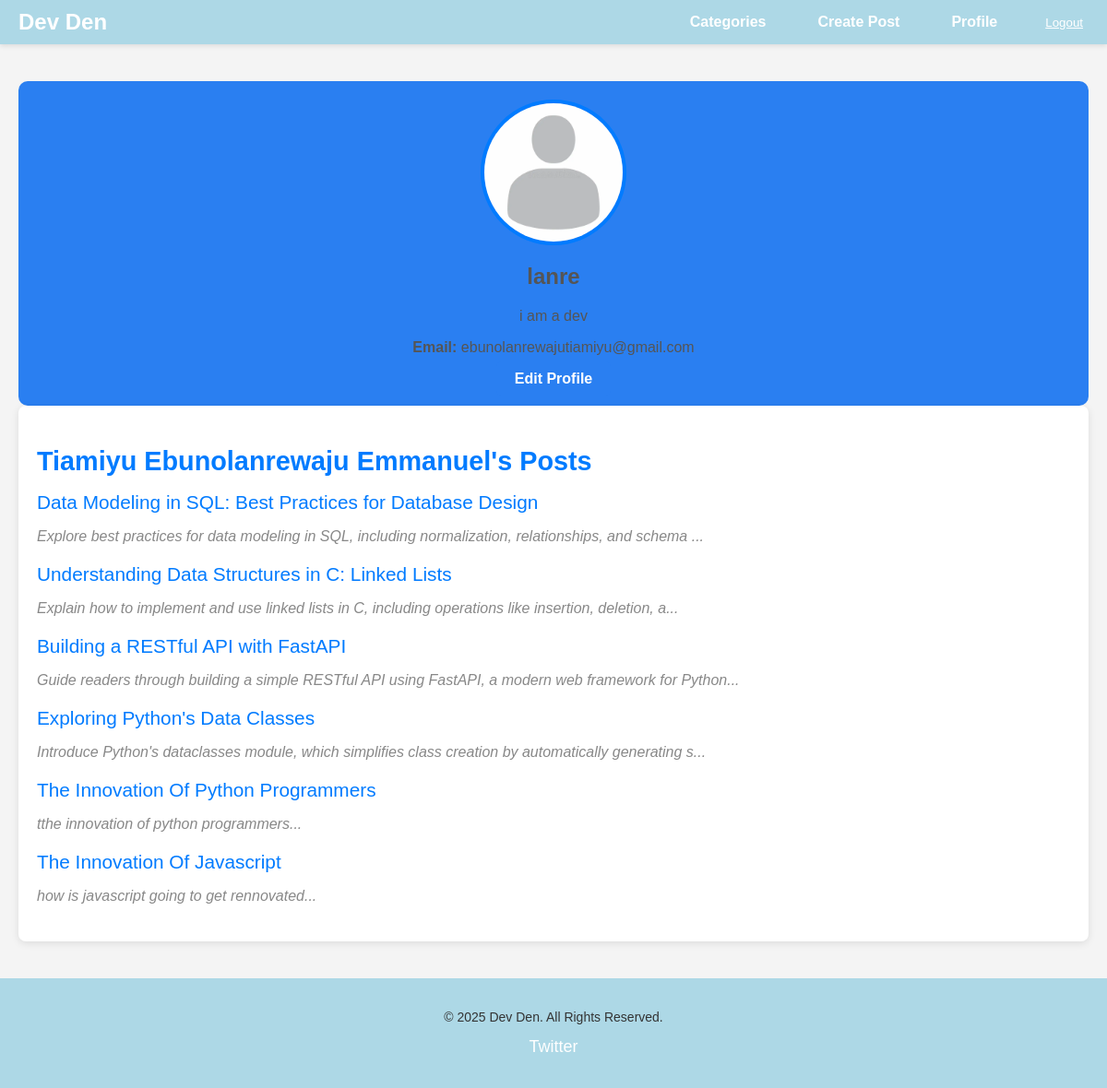
Page /profile/1/ (signed in) on the committed database.
### users/models.py (models this page shows)
class User(AbstractUser):
    full_name = models.CharField(max_length=40, null=True)
    username = models.CharField(max_length=40, null=True)
    email = models.EmailField(unique=True, null=True)
    bio = models.TextField(null=True)
    avatar = models.ImageField(null=True, default="images/profile.webp")
    USERNAME_FIELD = 'email'
    REQUIRED_FIELDS = []

### blog/models.py (models this page shows, shortened)
class BlogPost(models.Model):
    category = models.CharField(max_length=200)
    title = models.CharField(max_length=250)
    description = models.TextField(null=True, blank=True)
    created_by = models.ForeignKey(settings.AUTH_USER_MODEL, on_delete=models.CASCADE)
    image = models.ImageField(upload_to='images/', null=True, blank=True)
    updated = models.DateTimeField(auto_now=True)
    created = models.DateTimeField(auto_now_add=True)
    participants = models.ManyToManyField(settings.AUTH_USER_MODEL, related_name='participants', blank=True)
    class Meta:
        ordering = ['-created']

### users/views.py (the view)
# urls.py: path('profile/<int:pk>/', views.user_profile_view, name='user_profile'),
@login_required(login_url='users:login')
def user_profile_view(request, pk):
    user = User.objects.get(id=pk)
    posts = BlogPost.objects.filter(created_by=user)
    context = {'user':user, 'posts':posts}
    return render(request, 'users/profile.html', context)

### users/templates/users/profile.html (shortened to what this page needs)
{% extends 'users/base.html' %}
{% block content %}
    <section class="profile">
        <div class="profile-header">
            <img src="{{ user.avatar.url }}" alt="Profile Picture" class="profile-avatar" style="width: 150px; height: 150px; border-radius: 50%; object-fit: cover; margin: 0 auto; display: block; border: 4px solid #007bff;">
            <div class="profile-info">
                <h1 class='username' >{{ user.username }}</h1>
                <p>{{ user.bio }}</p>
                <p><strong>Email:</strong> {{ user.email }}</p>
                {% if request.user == user %}
                    <a href="{% url 'users:update_profile' pk=user.pk %}" class="btn">Edit Profile</a>
                {% endif %}
            </div>
        </div>
        <div class="profile-posts">
            <h2>{{ user.full_name }}'s Posts</h2>
            {% if posts %}
                <ul>
                    {% for post in posts %}
                        <li>
                            <a href="{% url 'blog:post' post.id %}">{{ post.title }}</a>
                            <p>{{ post.description|slice:":100" }}...</p>
                        </li>
                    {% endfor %}
                </ul>
            {% else %}
                <p>No posts yet.</p>
            {% endif %}
        </div>
    </section>
{% endblock %}

### static/css/styles.css (style rules this page uses)
body { font-family: 'Arial', sans-serif; background-color: #f7f7f7; color: #333; margin: 0; padding: 0; }
h1, h2, h3 { color: #2A7FF1; }
.btn { padding: 10px 15px; border: none; border-radius: 5px; cursor: pointer; text-decoration: none; font-weight: bold; transition: background-color 0.3s ease; }
.btn { background-color: #2A7FF1; padding: 10px 20px; color: white; text-decoration: none; border-radius: 5px; font-weight: bold; transition: background-color 0.3s; }
.profile-header { background-color: #2A7FF1; color: white; padding: 20px; border-radius: 10px; text-align: center; }
.profile-info { margin-top: 20px; }
.profile-info p { font-size: 16px; color: #555; }
.username { color: #555; }
.profile-posts { background-color: #fff; padding: 20px; border-radius: 8px; box-shadow: 0 2px 8px rgba(0, 0, 0, 0.1); }
.profile-posts h2 { color: #007bff; font-size: 1.8em; margin-bottom: 15px; }
.profile-posts ul { list-style: none; padding: 0; }
.profile-posts li { margin-bottom: 20px; }
.profile-posts a { font-size: 1.3em; color: #007bff; text-decoration: none; }
.profile-posts p { font-size: 1em; color: #555; }
.profile-posts p { font-style: italic; color: #888; }
body { font-family: Arial, sans-serif; margin: 0; padding: 0; box-sizing: border-box; background-color: #f4f4f4; }

### rows in the picture
User: avatar (placeholder picture), username "lanre", bio "i am a dev", email "ebunolanrewajutiamiyu@gmail.com", full_name "Tiamiyu Ebunolanrewaju Emmanuel"
BlogPost: title "Data Modeling in SQL: Best Practices for Database Design", description "Explore best practices for data modeling in SQL, including normalization, relationships, and schema"
BlogPost: title "Understanding Data Structures in C: Linked Lists", description "Explain how to implement and use linked lists in C, including operations like insertion, deletion, a"
BlogPost: title "Building a RESTful API with FastAPI", description "Guide readers through building a simple RESTful API using FastAPI, a modern web framework for Python"
BlogPost: title "Exploring Python's Data Classes", description "Introduce Python's dataclasses module, which simplifies class creation by automatically generating s"
BlogPost: title "The Innovation Of Python Programmers", description "tthe innovation of python programmers"
BlogPost: title "The Innovation Of Javascript", description "how is javascript going to get rennovated"
